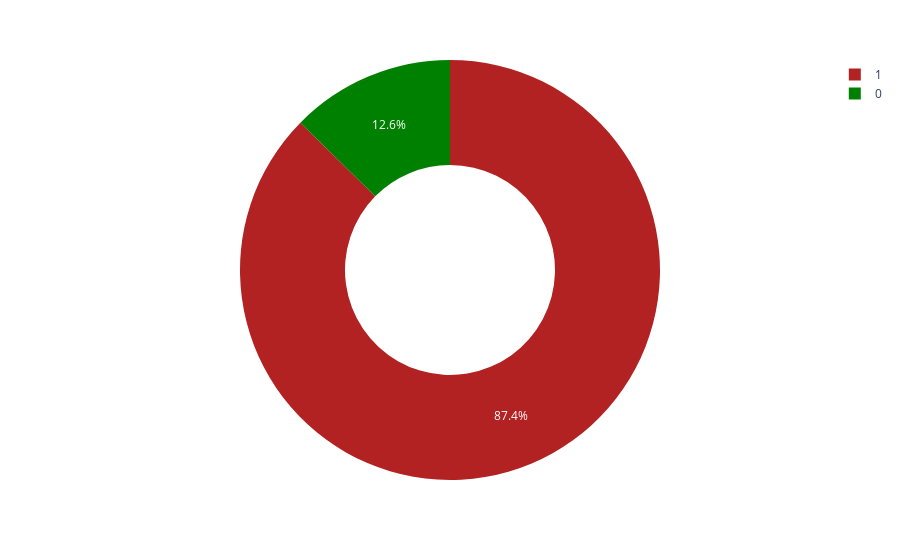

Write notebook code for a chart like this one.
### Code cell
values = df['LUNG_CANCER'].value_counts().tolist()
names = list(dict(df['LUNG_CANCER'].value_counts()).keys())
px.pie(df, values=values, names=names, hole = 0.5,
       color_discrete_sequence=["firebrick", "green"])

### Figure 1 — Plotly figure (JSON) as saved in the notebook; plotly's stock layout.template omitted (floating-point values rounded to 4 significant figures)
{"data": [{"domain": {"x": [0, 1], "y": [0, 1]}, "hole": 0.5, "hovertemplate": "label=%{label}<br>value=%{value}<extra></extra>", "labels": [1, 0], "legendgroup": "", "name": "", "showlegend": true, "type": "pie", "values": [270, 39]}], "layout": {"autosize": true, "legend": {"tracegroupgap": 0}, "margin": {"t": 60}, "piecolorway": ["firebrick", "green"]}}
